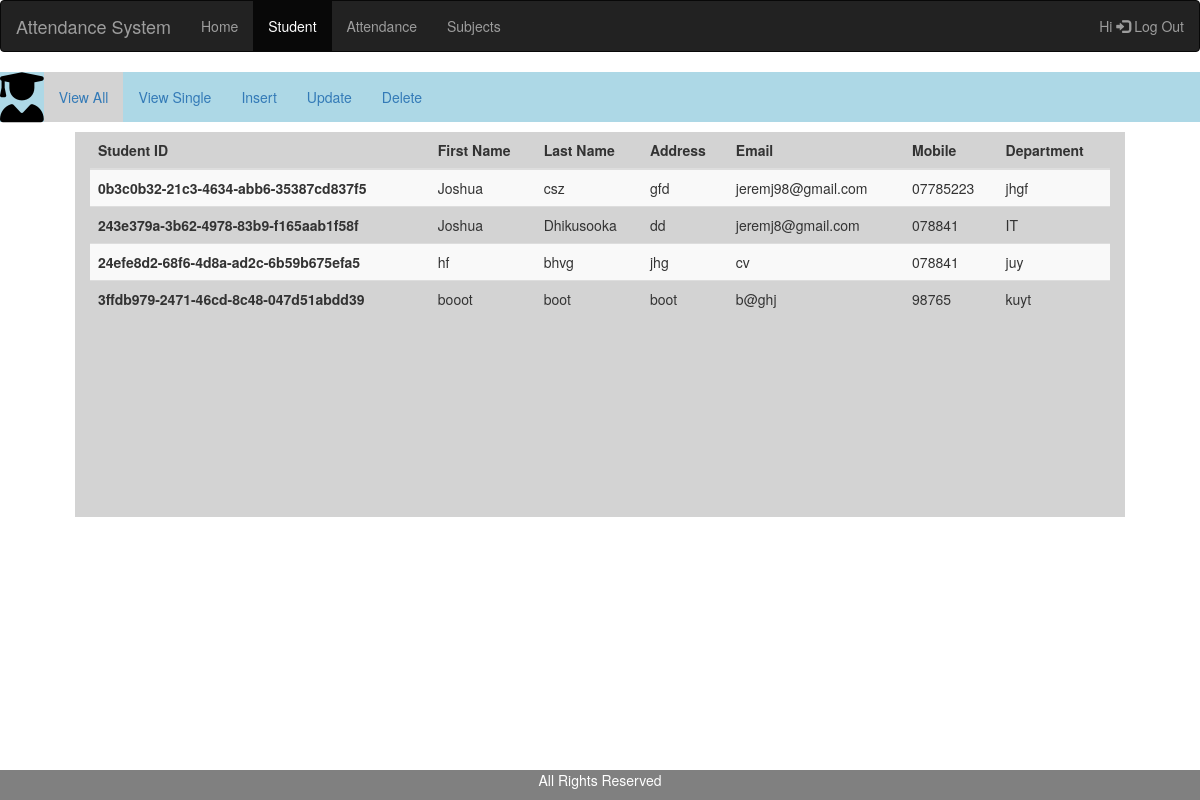
The app's page /student_viewall (signed in) with its own data.
### api_v1/models.py (models this page shows, shortened)
class record(models.Model):
    recordAdded = models.DateTimeField(auto_now_add=True)
    recordModified = models.DateTimeField(auto_now=True)
    class Meta:
        abstract = True

class student(record):
     studentId = models.CharField(primary_key=True, default=generateUUID, editable=False,max_length=200)
     firstName = models.CharField(max_length=200, blank=False, null=False)
     lastName = models.CharField(max_length=200, blank=False, null=False)
     address = models.CharField(max_length=200, blank=False, null=False)
     email = models.CharField(max_length=200, blank=False, null=False)
     mobileNo = models.CharField(max_length=15, blank=False, null=False)
     department = models.CharField(max_length=100, blank=False, null=False)

### api_v1/views.py (the view, shortened to what this page needs)
# urls.py: path("student_viewall",views.student_viewall),
@login_required
def student_viewall(request):
    try:
        group = request.user.groups.get(name="Student")
    except:
        personalRecords = student.objects.all()
        context = {"allrecord": personalRecords}
        return render(request, "student_viewall.htm",context)

### templates/student_viewall.htm (shortened to what this page needs)
<!DOCTYPE html>
<html lang="en">
<head>
  <link rel="stylesheet" href="https://maxcdn.bootstrapcdn.com/bootstrap/3.4.1/css/bootstrap.min.css">
  <link rel="stylesheet" href="https://cdnjs.cloudflare.com/ajax/libs/font-awesome/4.7.0/css/font-awesome.min.css">
</head>
<body>
  <nav class="navbar navbar-inverse" style="padding-bottom: 0px;">
    <div class="container-fluid" >
      <div class="navbar-header">
        <a class="navbar-brand" href="#">Attendance System</a>
      </div>
      <ul class="nav navbar-nav">
        <li><a href="home">Home</a></li>
        <li class="active"><a href="student_insert">Student</a></li>
        <li><a href="attendance_insert">Attendance</a></li>
        <li><a href="subjects_viewall">Subjects</a></li>
      </ul>
      <ul class="nav navbar-nav navbar-right">
        <li><a href="{% url 'logout' %}">
          Hi {{ user.first_name }}
          <span class="glyphicon glyphicon-log-in"></span> Log Out</a></li>
      </ul>
    </div>
  </nav>
    <div class="row">
    <div class="container-fluid" style="padding-top: 0%;background-color: lightblue;">
      <ul class="nav navbar-nav">
        <div class="navbar-header">
          <i class='fas fa-user-graduate' style='font-size:50px;color: black;'></i>
        </div>
        <li class="active" style="background-color: lightgrey;"><a href="student_viewall">View All</a></li>
        <li ><a href="student_viewsingle">View Single</a></li>
        <li ><a href="student_insert">Insert</a></li>
        <li ><a href="student_update">Update</a></li>
        <li ><a href="student_delete">Delete</a></li>
        </ul>
    </div>
    <div class="row" style="padding-top: 10px;">
      <div class="col-sm-1"></div>
      <div class="col-sm-10" style="background-color: lightgrey;height: 385px;">
        <table class="table table-striped">
            <thead>
              <tr>
                <th scope="col">Student ID</th>
                <th scope="col">First Name</th>
                <th scope="col">Last Name</th>
                <th scope="col">Address</th>
                <th scope="col">Email</th>
                <th scope="col">Mobile</th>
                <th scope="col">Department</th>
              </tr>
            </thead>
            <tbody>
              {% for record in allrecord %}
                <tr>
                <th scope="row">{{ record.studentId }}</th>
                <td>{{ record.firstName }}</td>
                <td>{{ record.lastName }}</td>
                <td>{{ record.address }}</td>
                <td>{{ record.email }}</td>
                <td>{{ record.mobileNo }}</td>
                <td>{{ record.department }}</td>
                </tr>
                {% endfor %}
            </tbody>
          </table>
      </div>
      <div class="col-sm-1"></div>
    </div>
</body>
<div class="footer" style="position: fixed;left: 0;bottom: 0;width:100%;background-color: grey;color: white;text-align: center;">
  <p>All Rights Reserved</p>
</html>

### records on screen
student: studentId "0b3c0b32-21c3-4634-abb6-35387cd837f5", firstName "Joshua", lastName "csz", address "gfd", email "jeremj98@gmail.com", mobileNo "07785223", department "jhgf"
student: studentId "243e379a-3b62-4978-83b9-f165aab1f58f", firstName "Joshua", lastName "Dhikusooka", address "dd", email "jeremj8@gmail.com", mobileNo "078841", department "IT"
student: studentId "24efe8d2-68f6-4d8a-ad2c-6b59b675efa5", firstName "hf", lastName "bhvg", address "jhg", email "cv", mobileNo "078841", department "juy"
student: studentId "3ffdb979-2471-46cd-8c48-047d51abdd39", firstName "booot", lastName "boot", address "boot", email "b@ghj", mobileNo "98765", department "kuyt"
